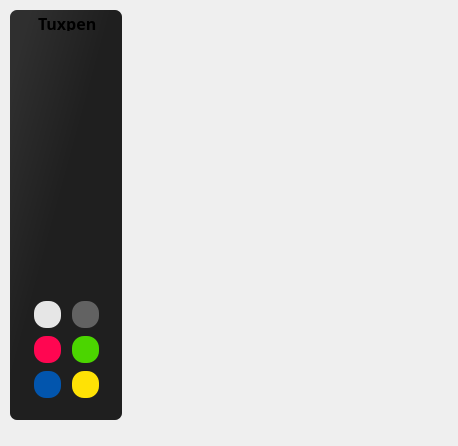
<?xml version="1.0" encoding="UTF-8"?>
<ui version="4.0">
 <class>Tuxpen</class>
 <widget class="QMainWindow" name="Tuxpen">
  <property name="geometry">
   <rect>
    <x>0</x>
    <y>0</y>
    <width>458</width>
    <height>446</height>
   </rect>
  </property>
  <property name="font">
   <font>
    <family>DejaVu Serif</family>
    <weight>75</weight>
    <italic>true</italic>
    <bold>true</bold>
   </font>
  </property>
  <property name="mouseTracking">
   <bool>true</bool>
  </property>
  <property name="focusPolicy">
   <enum>Qt::StrongFocus</enum>
  </property>
  <property name="windowTitle">
   <string>Tuxpen</string>
  </property>
  <property name="autoFillBackground">
   <bool>true</bool>
  </property>
  <widget class="QWidget" name="centralwidget">
   <property name="enabled">
    <bool>true</bool>
   </property>
   <property name="maximumSize">
    <size>
     <width>132</width>
     <height>430</height>
    </size>
   </property>
   <property name="autoFillBackground">
    <bool>false</bool>
   </property>
   <property name="styleSheet">
    <string notr="true"/>
   </property>
   <layout class="QHBoxLayout" name="horizontalLayout_2">
    <property name="spacing">
     <number>0</number>
    </property>
    <property name="margin">
     <number>10</number>
    </property>
    <item>
     <widget class="QFrame" name="main_frame">
      <property name="maximumSize">
       <size>
        <width>132</width>
        <height>430</height>
       </size>
      </property>
      <property name="styleSheet">
       <string notr="true">background-color: qlineargradient(spread:pad, x1:0, y1:0, x2:1, y2:1, stop:0.0890511 rgba(47, 47, 47, 255), stop:0.455474 rgba(31, 31, 31, 255));
border-radius: 7px;</string>
      </property>
      <property name="frameShape">
       <enum>QFrame::NoFrame</enum>
      </property>
      <property name="frameShadow">
       <enum>QFrame::Raised</enum>
      </property>
      <layout class="QVBoxLayout" name="verticalLayout">
       <property name="spacing">
        <number>0</number>
       </property>
       <property name="margin">
        <number>5</number>
       </property>
       <item>
        <widget class="QFrame" name="title">
         <property name="maximumSize">
          <size>
           <width>16777215</width>
           <height>16</height>
          </size>
         </property>
         <property name="styleSheet">
          <string notr="true">background-color: none;</string>
         </property>
         <property name="frameShape">
          <enum>QFrame::NoFrame</enum>
         </property>
         <property name="frameShadow">
          <enum>QFrame::Raised</enum>
         </property>
         <layout class="QVBoxLayout" name="verticalLayout_2">
          <property name="spacing">
           <number>0</number>
          </property>
          <property name="margin">
           <number>0</number>
          </property>
          <item>
           <widget class="QFrame" name="text">
            <property name="frameShape">
             <enum>QFrame::NoFrame</enum>
            </property>
            <property name="frameShadow">
             <enum>QFrame::Raised</enum>
            </property>
            <layout class="QVBoxLayout" name="verticalLayout_3">
             <property name="spacing">
              <number>0</number>
             </property>
             <property name="leftMargin">
              <number>23</number>
             </property>
             <property name="topMargin">
              <number>0</number>
             </property>
             <property name="rightMargin">
              <number>0</number>
             </property>
             <property name="bottomMargin">
              <number>0</number>
             </property>
             <item>
              <widget class="QLabel" name="label">
               <property name="font">
                <font>
                 <family>Inconsolata Expanded Bold</family>
                 <pointsize>12</pointsize>
                 <weight>75</weight>
                 <italic>false</italic>
                 <bold>true</bold>
                </font>
               </property>
               <property name="styleSheet">
                <string notr="true">background-color: none;</string>
               </property>
               <property name="text">
                <string>Tuxpen</string>
               </property>
              </widget>
             </item>
            </layout>
           </widget>
          </item>
         </layout>
        </widget>
       </item>
       <item>
        <widget class="QFrame" name="body">
         <property name="maximumSize">
          <size>
           <width>132</width>
           <height>430</height>
          </size>
         </property>
         <property name="styleSheet">
          <string notr="true">background-color: none;</string>
         </property>
         <property name="frameShape">
          <enum>QFrame::StyledPanel</enum>
         </property>
         <property name="frameShadow">
          <enum>QFrame::Raised</enum>
         </property>
         <layout class="QVBoxLayout" name="verticalLayout_4">
          <item>
           <widget class="QFrame" name="frame_pen">
            <property name="frameShape">
             <enum>QFrame::NoFrame</enum>
            </property>
            <property name="frameShadow">
             <enum>QFrame::Raised</enum>
            </property>
            <layout class="QVBoxLayout" name="verticalLayout_8">
             <item>
              <widget class="QPushButton" name="button_pen">
               <property name="cursor">
                <cursorShape>PointingHandCursor</cursorShape>
               </property>
               <property name="styleSheet">
                <string notr="true">QPushButton:hover {
	background-color: rgb(62, 62, 62);
}</string>
               </property>
               <property name="text">
                <string/>
               </property>
               <property name="icon">
                <iconset resource="resources.qrc">
                 <normaloff>:/icons/icons/pen.png</normaloff>:/icons/icons/pen.png</iconset>
               </property>
               <property name="iconSize">
                <size>
                 <width>24</width>
                 <height>24</height>
                </size>
               </property>
              </widget>
             </item>
            </layout>
           </widget>
          </item>
          <item>
           <widget class="QFrame" name="frame_eraser">
            <property name="frameShape">
             <enum>QFrame::StyledPanel</enum>
            </property>
            <property name="frameShadow">
             <enum>QFrame::Raised</enum>
            </property>
            <layout class="QVBoxLayout" name="verticalLayout_6">
             <item>
              <widget class="QPushButton" name="button_eraser">
               <property name="cursor">
                <cursorShape>PointingHandCursor</cursorShape>
               </property>
               <property name="styleSheet">
                <string notr="true">QPushButton:hover {
	background-color: rgb(62, 62, 62);
}</string>
               </property>
               <property name="text">
                <string/>
               </property>
               <property name="icon">
                <iconset resource="resources.qrc">
                 <normaloff>:/icons/icons/eraser.png</normaloff>:/icons/icons/eraser.png</iconset>
               </property>
               <property name="iconSize">
                <size>
                 <width>24</width>
                 <height>24</height>
                </size>
               </property>
              </widget>
             </item>
            </layout>
           </widget>
          </item>
          <item>
           <widget class="QFrame" name="frame_undo_redo">
            <property name="frameShape">
             <enum>QFrame::StyledPanel</enum>
            </property>
            <property name="frameShadow">
             <enum>QFrame::Raised</enum>
            </property>
            <layout class="QHBoxLayout" name="horizontalLayout">
             <property name="spacing">
              <number>0</number>
             </property>
             <property name="margin">
              <number>0</number>
             </property>
             <item>
              <widget class="QFrame" name="frame_undo">
               <property name="frameShape">
                <enum>QFrame::StyledPanel</enum>
               </property>
               <property name="frameShadow">
                <enum>QFrame::Raised</enum>
               </property>
               <layout class="QVBoxLayout" name="verticalLayout_10">
                <item>
                 <widget class="QPushButton" name="button_undo">
                  <property name="cursor">
                   <cursorShape>PointingHandCursor</cursorShape>
                  </property>
                  <property name="styleSheet">
                   <string notr="true">QPushButton:hover {
	background-color: rgb(62, 62, 62);
}</string>
                  </property>
                  <property name="text">
                   <string/>
                  </property>
                  <property name="icon">
                   <iconset resource="resources.qrc">
                    <normaloff>:/icons/icons/undo.png</normaloff>:/icons/icons/undo.png</iconset>
                  </property>
                  <property name="iconSize">
                   <size>
                    <width>20</width>
                    <height>20</height>
                   </size>
                  </property>
                 </widget>
                </item>
               </layout>
              </widget>
             </item>
             <item>
              <widget class="QFrame" name="frame_redo">
               <property name="frameShape">
                <enum>QFrame::StyledPanel</enum>
               </property>
               <property name="frameShadow">
                <enum>QFrame::Raised</enum>
               </property>
               <layout class="QVBoxLayout" name="verticalLayout_9">
                <item>
                 <widget class="QPushButton" name="button_redo">
                  <property name="cursor">
                   <cursorShape>PointingHandCursor</cursorShape>
                  </property>
                  <property name="styleSheet">
                   <string notr="true">QPushButton:hover {
	background-color: rgb(62, 62, 62);
}</string>
                  </property>
                  <property name="text">
                   <string/>
                  </property>
                  <property name="icon">
                   <iconset resource="resources.qrc">
                    <normaloff>:/icons/icons/redo.png</normaloff>:/icons/icons/redo.png</iconset>
                  </property>
                  <property name="iconSize">
                   <size>
                    <width>20</width>
                    <height>20</height>
                   </size>
                  </property>
                 </widget>
                </item>
               </layout>
              </widget>
             </item>
            </layout>
           </widget>
          </item>
          <item>
           <widget class="QFrame" name="frame_clear">
            <property name="frameShape">
             <enum>QFrame::StyledPanel</enum>
            </property>
            <property name="frameShadow">
             <enum>QFrame::Raised</enum>
            </property>
            <layout class="QVBoxLayout" name="verticalLayout_5">
             <item>
              <widget class="QPushButton" name="button_clear">
               <property name="cursor">
                <cursorShape>PointingHandCursor</cursorShape>
               </property>
               <property name="styleSheet">
                <string notr="true">QPushButton:hover {
	background-color: rgb(62, 62, 62);
}</string>
               </property>
               <property name="text">
                <string/>
               </property>
               <property name="icon">
                <iconset resource="resources.qrc">
                 <normaloff>:/icons/icons/delete.png</normaloff>:/icons/icons/delete.png</iconset>
               </property>
               <property name="iconSize">
                <size>
                 <width>24</width>
                 <height>24</height>
                </size>
               </property>
              </widget>
             </item>
            </layout>
           </widget>
          </item>
          <item>
           <widget class="QFrame" name="frame_exit">
            <property name="frameShape">
             <enum>QFrame::StyledPanel</enum>
            </property>
            <property name="frameShadow">
             <enum>QFrame::Raised</enum>
            </property>
            <layout class="QVBoxLayout" name="verticalLayout_7">
             <item>
              <widget class="QPushButton" name="button_exit">
               <property name="cursor">
                <cursorShape>PointingHandCursor</cursorShape>
               </property>
               <property name="styleSheet">
                <string notr="true">QPushButton:hover {
	background-color: rgb(62, 62, 62);
}</string>
               </property>
               <property name="text">
                <string/>
               </property>
               <property name="icon">
                <iconset resource="resources.qrc">
                 <normaloff>:/icons/icons/close.png</normaloff>:/icons/icons/close.png</iconset>
               </property>
               <property name="iconSize">
                <size>
                 <width>24</width>
                 <height>24</height>
                </size>
               </property>
              </widget>
             </item>
            </layout>
           </widget>
          </item>
         </layout>
        </widget>
       </item>
       <item>
        <widget class="QFrame" name="color_box">
         <property name="maximumSize">
          <size>
           <width>16777215</width>
           <height>128</height>
          </size>
         </property>
         <property name="styleSheet">
          <string notr="true">background-color: none;</string>
         </property>
         <property name="frameShape">
          <enum>QFrame::StyledPanel</enum>
         </property>
         <property name="frameShadow">
          <enum>QFrame::Raised</enum>
         </property>
         <layout class="QGridLayout" name="gridLayout">
          <property name="leftMargin">
           <number>5</number>
          </property>
          <property name="topMargin">
           <number>3</number>
          </property>
          <property name="rightMargin">
           <number>3</number>
          </property>
          <property name="bottomMargin">
           <number>3</number>
          </property>
          <item row="0" column="0">
           <widget class="QFrame" name="colors">
            <property name="frameShape">
             <enum>QFrame::StyledPanel</enum>
            </property>
            <property name="frameShadow">
             <enum>QFrame::Raised</enum>
            </property>
            <layout class="QGridLayout" name="gridLayout_2">
             <item row="0" column="0">
              <widget class="QPushButton" name="color_white">
               <property name="maximumSize">
                <size>
                 <width>27</width>
                 <height>27</height>
                </size>
               </property>
               <property name="cursor">
                <cursorShape>PointingHandCursor</cursorShape>
               </property>
               <property name="styleSheet">
                <string notr="true">QPushButton {
	border: none;
	border-radius: 12px;
	background-color: rgb(230, 230, 230);
}

QPushButton:hover {
	border-radius: 2px;
}</string>
               </property>
               <property name="text">
                <string/>
               </property>
              </widget>
             </item>
             <item row="0" column="1">
              <widget class="QPushButton" name="color_black">
               <property name="maximumSize">
                <size>
                 <width>27</width>
                 <height>27</height>
                </size>
               </property>
               <property name="cursor">
                <cursorShape>PointingHandCursor</cursorShape>
               </property>
               <property name="styleSheet">
                <string notr="true">QPushButton {
	border: none;
	border-radius: 12px;
	background-color: rgb(98, 98, 98);
}

QPushButton:hover {
	border-radius: 2px;
}</string>
               </property>
               <property name="text">
                <string/>
               </property>
              </widget>
             </item>
             <item row="1" column="0">
              <widget class="QPushButton" name="color_red">
               <property name="maximumSize">
                <size>
                 <width>27</width>
                 <height>27</height>
                </size>
               </property>
               <property name="cursor">
                <cursorShape>PointingHandCursor</cursorShape>
               </property>
               <property name="styleSheet">
                <string notr="true">QPushButton {
	border: none;
	border-radius: 12px;
	background-color: rgb(255, 6, 81);
}

QPushButton:hover {
	border-radius: 2px;
}</string>
               </property>
               <property name="text">
                <string/>
               </property>
              </widget>
             </item>
             <item row="1" column="1">
              <widget class="QPushButton" name="color_green">
               <property name="maximumSize">
                <size>
                 <width>27</width>
                 <height>27</height>
                </size>
               </property>
               <property name="cursor">
                <cursorShape>PointingHandCursor</cursorShape>
               </property>
               <property name="styleSheet">
                <string notr="true">QPushButton {
	border: none;
	border-radius: 12px;
	background-color: rgb(75, 213, 0);
}

QPushButton:hover {
	border-radius: 2px;
}</string>
               </property>
               <property name="text">
                <string/>
               </property>
              </widget>
             </item>
             <item row="2" column="0">
              <widget class="QPushButton" name="color_blue">
               <property name="maximumSize">
                <size>
                 <width>27</width>
                 <height>27</height>
                </size>
               </property>
               <property name="cursor">
                <cursorShape>PointingHandCursor</cursorShape>
               </property>
               <property name="styleSheet">
                <string notr="true">QPushButton {
	border: none;
	border-radius: 12px;
	background-color: rgb(2, 85, 173);
}

QPushButton:hover {
	border-radius: 2px;
}</string>
               </property>
               <property name="text">
                <string/>
               </property>
              </widget>
             </item>
             <item row="2" column="1">
              <widget class="QPushButton" name="color_yellow">
               <property name="maximumSize">
                <size>
                 <width>27</width>
                 <height>27</height>
                </size>
               </property>
               <property name="cursor">
                <cursorShape>PointingHandCursor</cursorShape>
               </property>
               <property name="styleSheet">
                <string notr="true">QPushButton {
	border: none;
	border-radius: 12px;
	background-color: rgb(255, 226, 5);
}

QPushButton:hover {
	border-radius: 2px;
}</string>
               </property>
               <property name="text">
                <string/>
               </property>
              </widget>
             </item>
            </layout>
           </widget>
          </item>
         </layout>
        </widget>
       </item>
      </layout>
     </widget>
    </item>
   </layout>
  </widget>
 </widget>
 <tabstops>
  <tabstop>button_pen</tabstop>
  <tabstop>button_eraser</tabstop>
  <tabstop>button_clear</tabstop>
  <tabstop>button_exit</tabstop>
  <tabstop>color_white</tabstop>
  <tabstop>color_black</tabstop>
  <tabstop>color_red</tabstop>
  <tabstop>color_green</tabstop>
  <tabstop>color_blue</tabstop>
  <tabstop>color_yellow</tabstop>
 </tabstops>
 <resources>
  <include location="resources.qrc"/>
 </resources>
 <connections/>
</ui>
